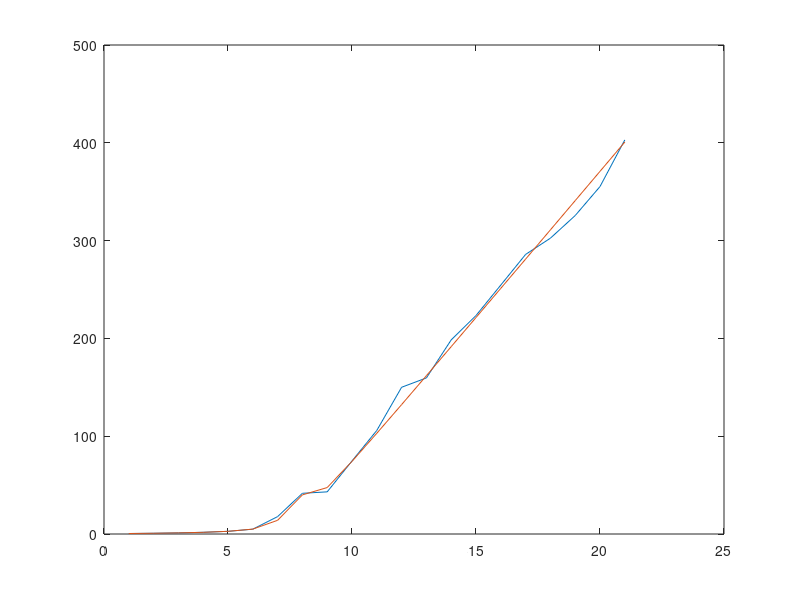

MATLAB code for this plot:
%NAME: ANDREA PAGLIUCA
%DATE: 31/10/2023
%SUBJECT: ECONOMETRICS
%PS2 EXE 3

clear;

%PARAMETERS

n=300;
big_J= 20;
risk_sim = zeros(21, 1); % simulation risk
risk_lim = zeros(21, 1); % risk measure limit 



%CYCLE OVER DIFFERENT VALUES OF p
for j = 0:big_J
    p = 100 + 30*j;
    gamma = p/n;

    % True regression model
    beta = ones(p,1); % I choose it in this way
    X = randn(n, p);
    e = randn(n, 1);
    Y = X* beta + e;

    if n >= p % OLS regression
        risk_lim(j+1, 1) = gamma / (1 - gamma);
        
        % Risk = Bias + Var
        bias = 0;
        var = inv(X' * X);
        risk_sim(j+1, 1) =  bias + trace(var);
    
    else % p > n: MOORE PENROSE pseudo-INVERSE
        risk_lim(j+1, 1) = beta' * beta * (gamma - 1) / gamma + 1 / (gamma - 1);

        % Risk = Bias + Var
        [V, D] = eig(X' * X); % eigenvectors (V) and diagonalized matrix
        lambda = diag(D); %eigenvalues

        % Bias
        PI = zeros(p, p);
        for i = (n+1):p
            PI = PI + V(:, (p+1-i)) * V(:, (p+1-i))';
        end
        bias = beta' * PI * beta;

        % Var
        XX_penrose = zeros(p, p);
        for i = 1:n
            XX_penrose = XX_penrose + (1 / lambda(p+1-i)) * V(:, (p+1-i)) * V(:, (p+1-i))';
        end
        var = trace(XX_penrose);
        % Risk
        risk_sim(j+1, 1) = bias + var;


        disp(['gamma: ', num2str(gamma)]);
        disp(['Risk term 1: ', num2str(beta' * beta * (gamma - 1) / gamma)]);
        disp(['Risk term 2: ', num2str(1 / (gamma - 1))]);
        disp(['Bias: ', num2str(bias)]);
        disp(['Var: ', num2str(var)]);

      
    end
end

plot(risk_sim)
hold
plot(risk_lim)







